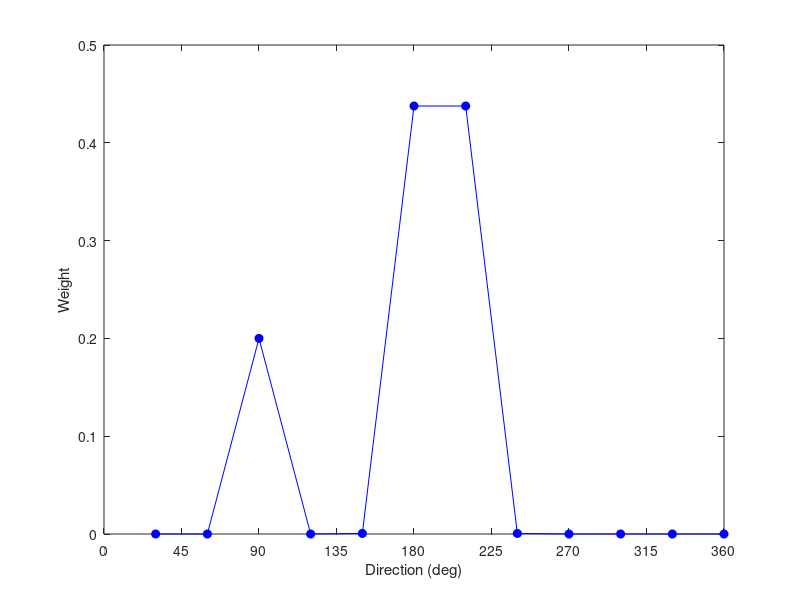
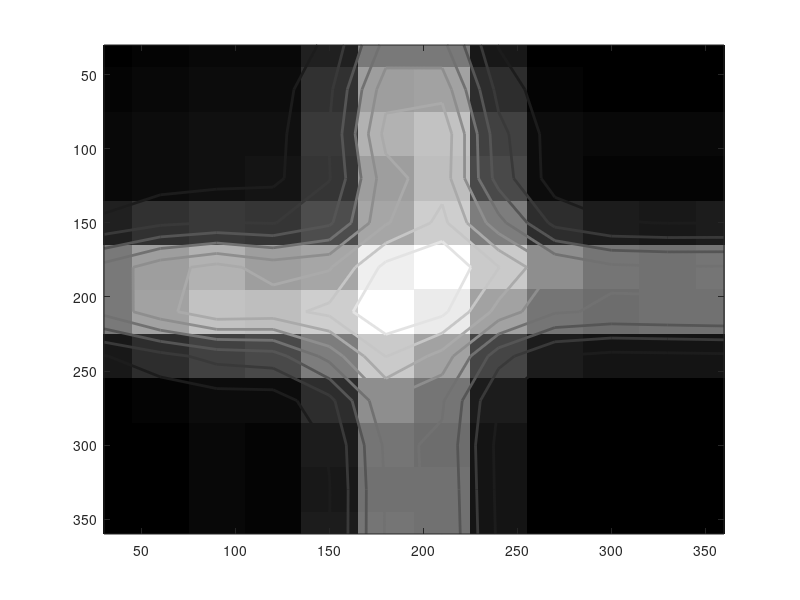

These charts were generated, in order, by the following MATLAB code: (Note: this script raises an error after producing the figures.)
clear all
%define model parameters
V1.prefdirections = 30:30:360;  %list of each V1 neuron's preferred directions
STIM.possdirections = 30:30:360;  %list of possible stimulus directions

V1.tuningwidth = 180*pi/180; %tuning width of V1 neurons
V1.untunednormfactor = .1; %'untuned' normalization factor
V1.selfnormfactor = .1; %'self' normalization factor

MT.scalingnonlin = 1; %MT scaling nonlinearity
MT.exponentnonlin = 2; %MT exponent nonlinearity

%make up some weights of V1 influence on MT response:

%use this line for pattern cell
%V1.influenceweight = exp(-(linspace(-1,1,length(V1.prefdirections)).^2)/.4)-.3;

%use this line for a component cell
V1.influenceweight = exp(-(linspace(-1,1,length(V1.prefdirections)).^2)/.01); 
V1.influenceweight(3) = .2;

%Plot the linear weights of V1 neurons
figure(1);
clf
plot(V1.prefdirections,V1.influenceweight,'bo-','MarkerFaceColor','b');
xlabel('Preferred orientation (deg)');
ylabel('Weight');
xlabel('Direction (deg)');
set(gca,'XTick',0:45:360);
set(gca,'XLim',[0,360]);

%Now we will make the stimuli used to generate the matrix, Model, which is the 
%response to each pairwise combination of gratings that make all possible 
%plaids (as in figure 4).
count = 0;
STIM.gratingcomb = zeros(length(STIM.possdirections)^2,length(STIM.possdirections));
for i=1:length(STIM.possdirections)
    for j=1:length(STIM.possdirections);
        count = count+1;
        STIM.gratingcomb(count,i) = STIM.gratingcomb(count,i)+1/6;
        STIM.gratingcomb(count,j) = STIM.gratingcomb(count,j)+1/6;
    end
end


%Implement the MT model of Rust et al. (2006) to get the model responses
%------------------------------------------------------
clear Model
%1. Calulate the tuning curves for each neuron using the 'von Mises'
%function.  'TuningMatrix' will be a matrix with the rows are different neurons, and
%the columns are the response of each neuron to each stimulus orientation.
[thetam,pn] = meshgrid(STIM.possdirections,V1.prefdirections);
TuningMatrix = exp(V1.tuningwidth*cos( (thetam-pn)*pi/180));

%2. normalize so the sum of each row is 1.
TuningMatrixprime = TuningMatrix./ repmat(sum(TuningMatrix,2),1,length(STIM.possdirections));

%now, loop through each stimulus to get the model's response.
%Each row of STIM.gratingcomb is a different stimulus, and contains a list of contrasts 
%for each of the directions.

for i=1:size(STIM.gratingcomb,1)

    %3. Calculate the linear response to the stimulus
    LinearResponse = sum(TuningMatrixprime.*repmat(STIM.gratingcomb(i,:),length(V1.prefdirections),1),2);

    %4. Calculate the 'untuned' normalization
    UntunedNorm = LinearResponse.^2 ./ (sum(LinearResponse.^2) + V1.untunednormfactor^2);
    
    %5. Calcualte the 'self' normalization
    SelfNorm = UntunedNorm./(UntunedNorm+V1.selfnormfactor);

    %6. Calculate the linear sum across V1 neurons
    LinearSumV1s = V1.influenceweight*SelfNorm;
    
    %LinearSumV1s = V1.influenceweight*LinearResponse;   %no normalization
    %LinearSumV1s = V1.influenceweight*UntunedNorm;     %just untuned normalization
    
    %7. Calculate the nonlinear output
    Model(i) = MT.scalingnonlin*max(LinearSumV1s,0).^MT.exponentnonlin;
     %Model(i) = LinearSumV1s; %The input without MT nonlinearity
end
%-------------------------------------------------

%reshape it into a square
Model = reshape(Model,length(STIM.possdirections),length(STIM.possdirections));

%Display the matrix like they do in figure 4
figure(2);
clf
imagesc(STIM.possdirections,STIM.possdirections,Model);
colormap(gray)
hold on
contour(STIM.possdirections,STIM.possdirections,Model,8,'-','LineWidth',2,'Color',[1,.5,.5]);
set(gca,'YDir','normal');
axis equal
axis tight
xlabel('Direction 1 (deg)');
ylabel('Direction 2 (deg)');
set(gca,'XTick',0:90:360);
set(gca,'YTick',0:90:360);

figure(3)
clf
surf(STIM.possdirections,STIM.possdirections,Model);
set(gca,'XLim',[0,360]);
set(gca,'YLim',[0,360]);
set(gca,'XTick',0:90:360);
set(gca,'YTick',0:90:360);


%% Response to gratings vs. 120 deg plaids

%Single gratings
STIM.gratingcomb= zeros(length(STIM.possdirections),length(STIM.possdirections));
for i=1:length(STIM.possdirections)
    STIM.gratingcomb(i,i) = 1/6;
end


%Implement the MT model of Rust et al. (2006) to get the model responses
%------------------------------------------------------
clear Model
%1. Calulate the tuning curves for each neuron using the 'von Mises'
%function.  'TuningMatrix' will be a matrix with the rows are different neurons, and
%the columns are the response of each neuron to each stimulus orientation.
[thetam,pn] = meshgrid(STIM.possdirections,V1.prefdirections);
TuningMatrix = exp(V1.tuningwidth*cos( (thetam-pn)*pi/180));

%2. normalize so the sum of each row is 1.
TuningMatrixprime = TuningMatrix./ repmat(sum(TuningMatrix,2),1,length(STIM.possdirections));

%now, loop through each stimulus to get the model's response.
%Each row of STIM.gratingcomb is a different stimulus, and contains a list of contrasts 
%for each of the directions.

for i=1:size(STIM.gratingcomb,1)

    %3. Calculate the linear response to the stimulus
    LinearResponse = sum(TuningMatrixprime.*repmat(STIM.gratingcomb(i,:),length(V1.prefdirections),1),2);

    %4. Calculate the 'untuned' normalization
    UntunedNorm = LinearResponse.^2 ./ (sum(LinearResponse.^2) + V1.untunednormfactor^2);
    
    %5. Calcualte the 'self' normalization
    SelfNorm = UntunedNorm./(UntunedNorm+V1.selfnormfactor);

    %6. Calculate the linear sum across V1 neurons
    LinearSumV1s = V1.influenceweight*SelfNorm;
    
    %LinearSumV1s = V1.influenceweight*LinearResponse;  %no normalization
    %LinearSumV1s = V1.influenceweight*UntunedNorm;    %just untuned normalization
    
    %7. Calculate the nonlinear output
    Model(i) = MT.scalingnonlin*max(LinearSumV1s,0).^MT.exponentnonlin;
     %Model(i) = LinearSumV1s; %The input without MT nonlinearity
end
%-------------------------------------------------

figure(4)
clf
h1=plot(STIM.possdirections,Model,'r-o','MarkerFaceColor','r');
hold on


%Component prediction (linear sum of shifted responses to single gratings)

CompPred=Model([3:12 1:2]) + Model([11:12 1:10]);
h2= plot(STIM.possdirections,CompPred,'go-','MarkerFaceColor','g');


%response 120 deg plaids
STIM.gratingcomb= zeros(length(STIM.possdirections),length(STIM.possdirections));
for i=1:length(STIM.possdirections)
    STIM.gratingcomb(i,mod(i-3,length(STIM.possdirections))+1) = 1/6;
    STIM.gratingcomb(i,mod(i+1,length(STIM.possdirections))+1) = 1/6;
end


%Implement the MT model of Rust et al. (2006) to get the model responses
%------------------------------------------------------
clear Model
%1. Calulate the tuning curves for each neuron using the 'von Mises'
%function.  'TuningMatrix' will be a matrix with the rows are different neurons, and
%the columns are the response of each neuron to each stimulus orientation.
[thetam,pn] = meshgrid(STIM.possdirections,V1.prefdirections);
TuningMatrix = exp(V1.tuningwidth*cos( (thetam-pn)*pi/180));

%2. normalize so the sum of each row is 1.
TuningMatrixprime = TuningMatrix./ repmat(sum(TuningMatrix,2),1,length(STIM.possdirections));

%now, loop through each stimulus to get the model's response.
%Each row of STIM.gratingcomb is a different stimulus, and contains a list of contrasts 
%for each of the directions.

for i=1:size(STIM.gratingcomb,1)
    %3. Calculate the linear response to the stimulus
    LinearResponse = sum(TuningMatrixprime.*repmat(STIM.gratingcomb(i,:),length(V1.prefdirections),1),2);

    %4. Calculate the 'untuned' normalization
    UntunedNorm = LinearResponse.^2 ./ (sum(LinearResponse.^2) + V1.untunednormfactor^2);
    
    %5. Calcualte the 'self' normalization
    SelfNorm = UntunedNorm./(UntunedNorm+V1.selfnormfactor);

    %6. Calculate the linear sum across V1 neurons
    LinearSumV1s = V1.influenceweight*SelfNorm;
    
    %LinearSumV1s = V1.influenceweight*LinearResponse;  %no normalization
    %LinearSumV1s = V1.influenceweight*UntunedNorm;    %just untuned normalization
    
    %7. Calculate the nonlinear output
    Model(i) = MT.scalingnonlin*max(LinearSumV1s,0).^MT.exponentnonlin;
     %Model(i) = LinearSumV1s; %The input without MT nonlinearity
end
%-------------------------------------------------


h3= plot(STIM.possdirections,Model,'bo-','MarkerFaceColor','b');

%legend([h1,h2,h3],{'Single grating','Predicted component response','Model response'});
%xlabel('Direction (deg)');
%set(gca,'XTick',0:45:360);
%set(gca,'XLim',[0,360]);
%ylim = get(gca,'YLim');
%set(gca,'YLim',[0,ylim(2)]);

%ylabel('Response');

